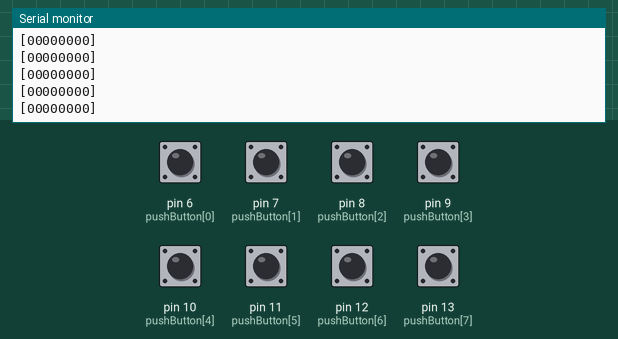
Simulated run of this sketch. Board: Arduino Uno, built with avr-gcc and run on an emulated ATmega328P. Parts: the last lines printed to the serial monitor. Inputs (shaded band) come from the test bench; at power-on: pin 6 (pushButton[0]), pin 7 (pushButton[1]), pin 8 (pushButton[2]), pin 9 (pushButton[3]), pin 10 (pushButton[4]), pin 11 (pushButton[5]), pin 12 (pushButton[6]), pin 13 (pushButton[7]) HIGH.

Above: at 1.2 s.
1.3 s: pin 6 (pushButton[0]) pulled LOW for 0.15 s
At 1.31 s:
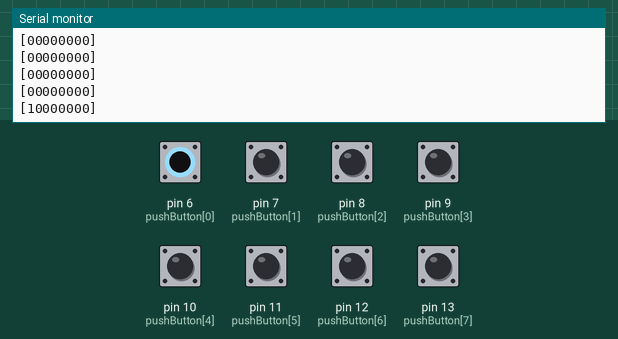
2.9 s: pin 7 (pushButton[1]) pulled LOW for 0.15 s
At 2.92 s:
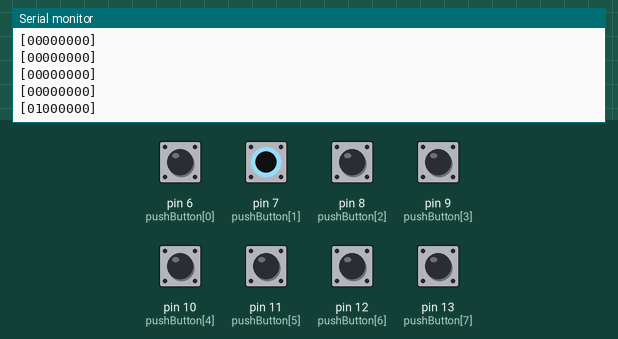
4.5 s: pin 8 (pushButton[2]) pulled LOW for 0.15 s
At 4.53 s:
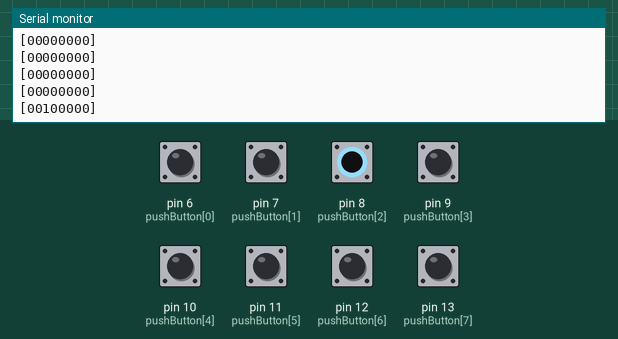
6.1 s: pin 9 (pushButton[3]) pulled LOW for 0.15 s
At 6.14 s:
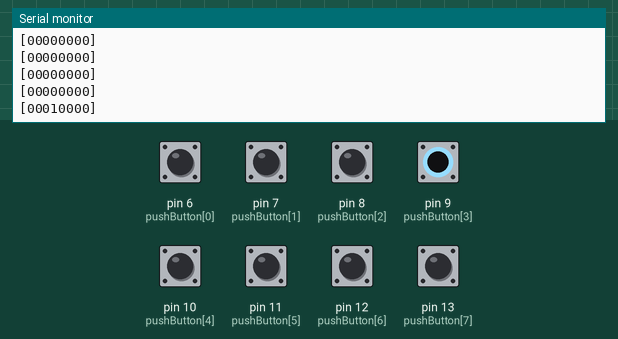
7.7 s: pin 10 (pushButton[4]) pulled LOW for 0.15 s
At 7.75 s:
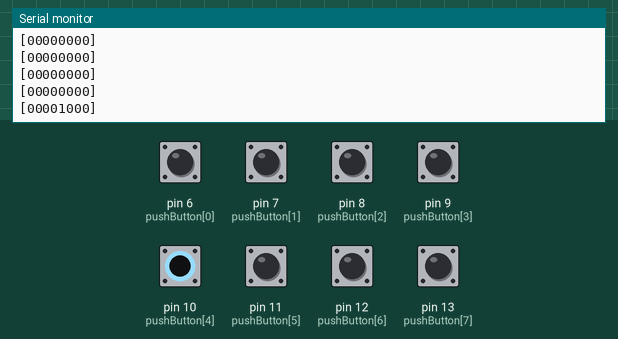
9.3 s: pin 11 (pushButton[5]) pulled LOW for 0.15 s
At 9.36 s:
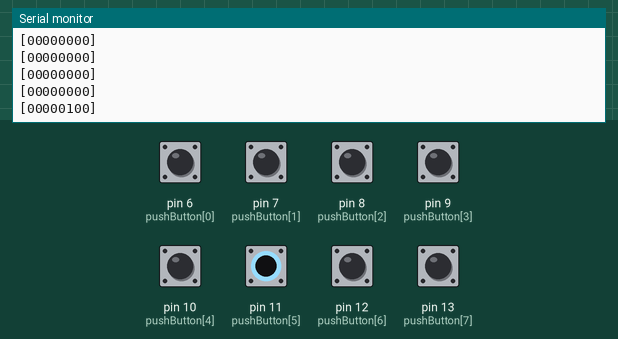
Timing chart, 0 to 11.9 s (numbered marks = the images above; inputs shaded):
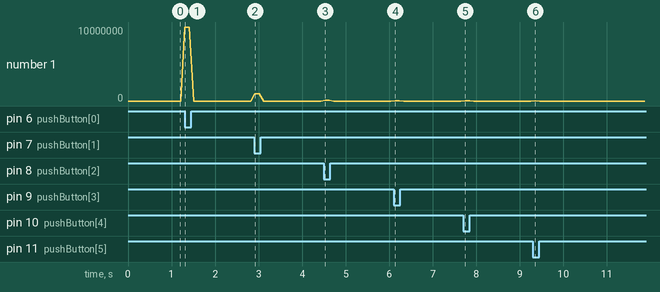

Measured:
- after the input at 1.3 s, the serial monitor: prints a new line at once (image 1)
- after the input at 2.9 s, the serial monitor: prints a new line at once (image 2)
- after the input at 4.5 s, the serial monitor: prints a new line at once (image 3)
- after the input at 6.1 s, the serial monitor: prints a new line at once (image 4)
- after the input at 7.7 s, the serial monitor: prints a new line after 0.05 s (image 5)
- after the input at 9.3 s, the serial monitor: prints a new line after 0.05 s (image 6)

The sketch:

Keystrokes_Arduino.ino
```cpp
int pushButton[8] = {6, 7, 8, 9, 10, 11, 12, 13};    //pines de los botones
int botones[8] = {0, 0, 0, 0, 0, 0, 0, 0};      //guarda el estado de los botones

void setup() {
  // put your setup code here, to run once:
  for (int i = 0; i < 8; i++) {
    pinMode(pushButton[i], INPUT_PULLUP); //modo de operacion a pines botones
  }
  Serial.begin(9600);
}

void loop() {
  // put your main code here, to run repeatedly:
  for (int i = 0; i < 8; i++) {
    botones[i] = !digitalRead(pushButton[i]);  //lectura botones y guardado negado
  }
  Serial.print("[");
  for (int i = 0; i < 8; i++) {
    Serial.print(botones[i]);
  }
  Serial.print("]");
  Serial.println("");
  delay(100);
}
```
